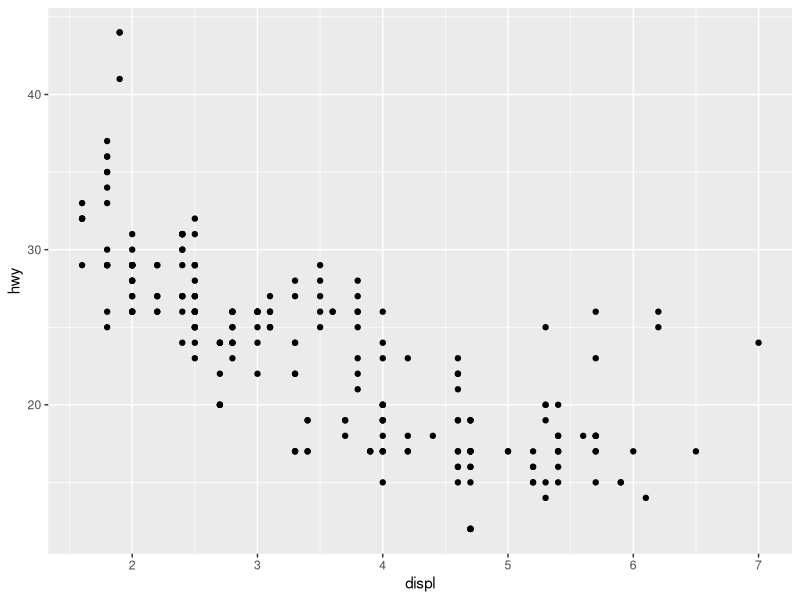
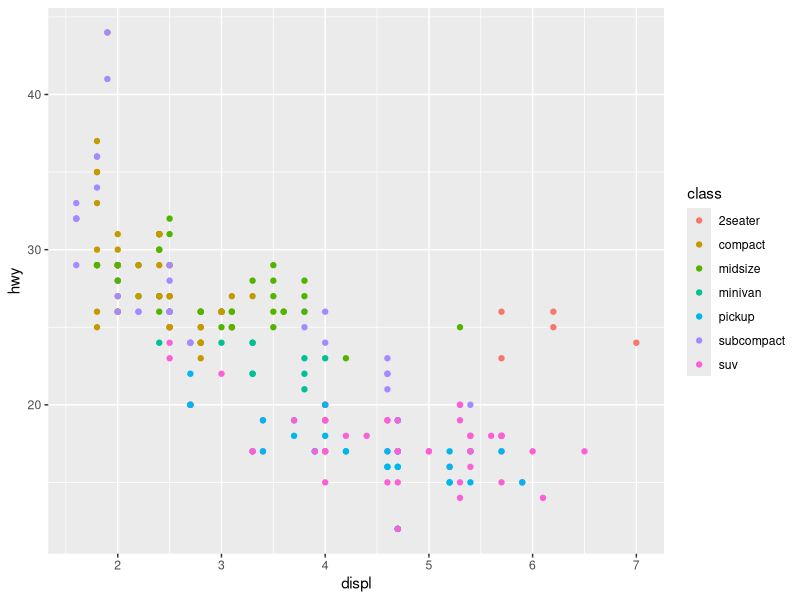
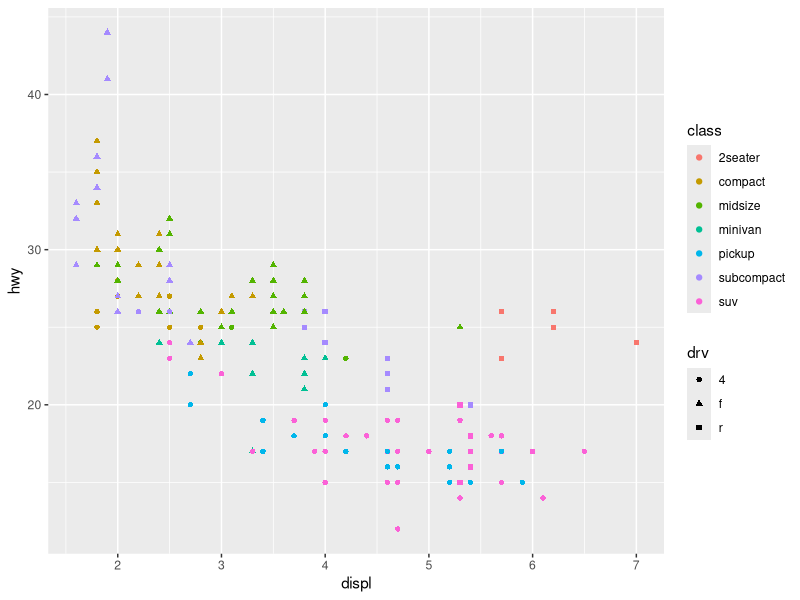
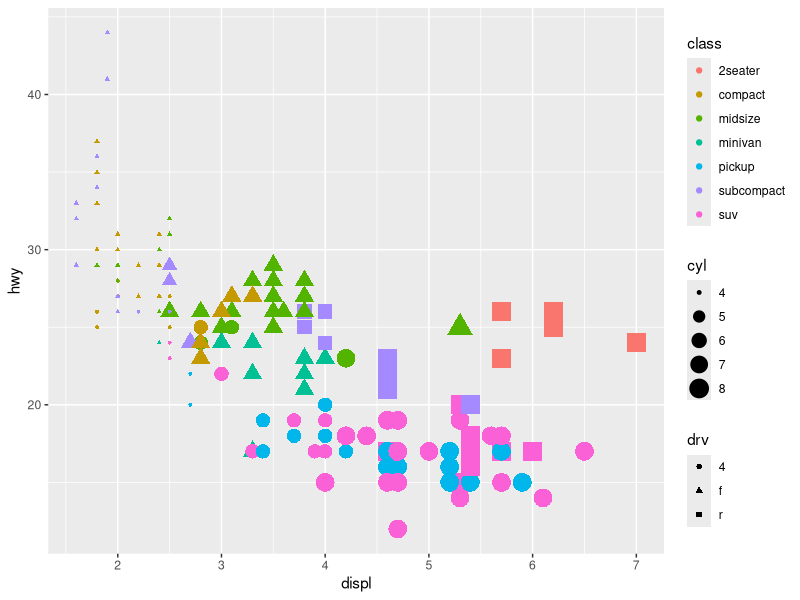
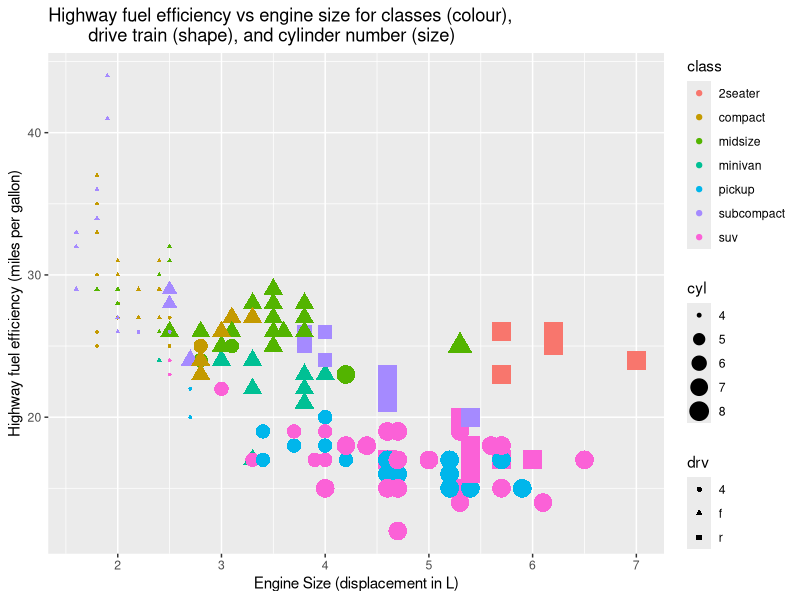

The R source for these figures, in order:
#Jessica McCallum 8417055#
#Quiz 3#

install.packages("tidyverse")
library(tidyverse)
library(datasets)
mpg

#Question 1#
view(mpg)
nrow(mpg)
ncol(mpg) 
dim(mpg)

#234 observations#
#11 variables #

library(ggplot2)
ggplot(data = mpg) + geom_point(mapping = aes(x = displ, y = hwy))

#Question 2#
library(ggplot2)
ggplot(data = mpg) + geom_point(mapping = aes(x = displ, y = hwy, colour=class))

#Question 3#
library(ggplot2)
ggplot(data = mpg) + geom_point(mapping = aes(x = displ, y = hwy, colour=class, shape=drv))

#Question 4#
library(ggplot2)
ggplot(data = mpg) + geom_point(mapping = aes(x = displ, y = hwy, colour=class, shape=drv, 
                                              size=cyl))

#Question 5#
library(ggplot2)
Output<-ggplot(data = mpg) + geom_point(mapping = aes(x = displ, y = hwy, colour=class, shape=drv, 
                                                      size=cyl))
print(Output+ labs(y="Highway fuel efficiency (miles per gallon)", 
        x = "Engine Size (displacement in L)") + 
        ggtitle("Highway fuel efficiency vs engine size for classes (colour), 
        drive train (shape), and cylinder number (size) "))



